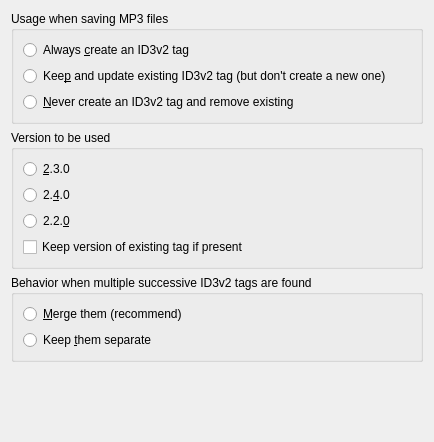
<?xml version="1.0" encoding="UTF-8"?>
<ui version="4.0">
 <class>QtGui::Id3v2OptionPage</class>
 <widget class="QWidget" name="QtGui::Id3v2OptionPage">
  <property name="geometry">
   <rect>
    <x>0</x>
    <y>0</y>
    <width>434</width>
    <height>442</height>
   </rect>
  </property>
  <property name="windowTitle">
   <string>ID3v2 options page</string>
  </property>
  <property name="styleSheet">
   <string notr="true">QGroupBox { font-weight: bold };</string>
  </property>
  <layout class="QVBoxLayout" name="verticalLayout_4">
   <item>
    <widget class="QGroupBox" name="usageGroupBox">
     <property name="title">
      <string>Usage when saving MP3 files</string>
     </property>
     <layout class="QVBoxLayout" name="verticalLayout_2">
      <item>
       <widget class="QRadioButton" name="alwaysCreateRadioButton">
        <property name="text">
         <string>Always &amp;create an ID3v2 tag</string>
        </property>
        <attribute name="buttonGroup">
         <string notr="true">usageButtonGroup</string>
        </attribute>
       </widget>
      </item>
      <item>
       <widget class="QRadioButton" name="keepExistingRadioButton">
        <property name="text">
         <string>Kee&amp;p and update existing ID3v2 tag (but don't create a new one)</string>
        </property>
        <attribute name="buttonGroup">
         <string notr="true">usageButtonGroup</string>
        </attribute>
       </widget>
      </item>
      <item>
       <widget class="QRadioButton" name="removeExistingRadioButton">
        <property name="text">
         <string>&amp;Never create an ID3v2 tag and remove existing</string>
        </property>
        <attribute name="buttonGroup">
         <string notr="true">usageButtonGroup</string>
        </attribute>
       </widget>
      </item>
     </layout>
    </widget>
   </item>
   <item>
    <widget class="QGroupBox" name="versionGroupBox">
     <property name="title">
      <string>Version to be used</string>
     </property>
     <layout class="QVBoxLayout" name="verticalLayout">
      <item>
       <widget class="QRadioButton" name="version230radioButton">
        <property name="text">
         <string>&amp;2.3.0</string>
        </property>
        <attribute name="buttonGroup">
         <string notr="true">versionButtonGroup</string>
        </attribute>
       </widget>
      </item>
      <item>
       <widget class="QRadioButton" name="version240radioButton">
        <property name="text">
         <string>2.&amp;4.0</string>
        </property>
        <attribute name="buttonGroup">
         <string notr="true">versionButtonGroup</string>
        </attribute>
       </widget>
      </item>
      <item>
       <widget class="QRadioButton" name="version220radioButton">
        <property name="text">
         <string>2.2.&amp;0</string>
        </property>
        <attribute name="buttonGroup">
         <string notr="true">versionButtonGroup</string>
        </attribute>
       </widget>
      </item>
      <item>
       <widget class="QCheckBox" name="keepExistingVersionCheckBox">
        <property name="text">
         <string>Keep version of existing tag if present</string>
        </property>
       </widget>
      </item>
     </layout>
    </widget>
   </item>
   <item>
    <widget class="QGroupBox" name="multipleSuccessiveGroupBox">
     <property name="title">
      <string>Behavior when multiple successive ID3v2 tags are found</string>
     </property>
     <layout class="QVBoxLayout" name="verticalLayout_3">
      <item>
       <widget class="QRadioButton" name="mergeRadioButton">
        <property name="text">
         <string>&amp;Merge them (recommend)</string>
        </property>
        <attribute name="buttonGroup">
         <string notr="true">multipleSucessiveButtonGroup</string>
        </attribute>
       </widget>
      </item>
      <item>
       <widget class="QRadioButton" name="keepSeparateRadioButton">
        <property name="text">
         <string>Keep &amp;them separate</string>
        </property>
        <attribute name="buttonGroup">
         <string notr="true">multipleSucessiveButtonGroup</string>
        </attribute>
       </widget>
      </item>
     </layout>
    </widget>
   </item>
   <item>
    <spacer name="verticalSpacer">
     <property name="orientation">
      <enum>Qt::Vertical</enum>
     </property>
     <property name="sizeHint" stdset="0">
      <size>
       <width>20</width>
       <height>40</height>
      </size>
     </property>
    </spacer>
   </item>
  </layout>
 </widget>
 <resources/>
 <connections/>
 <buttongroups>
  <buttongroup name="usageButtonGroup"/>
  <buttongroup name="multipleSucessiveButtonGroup"/>
  <buttongroup name="versionButtonGroup"/>
 </buttongroups>
</ui>
